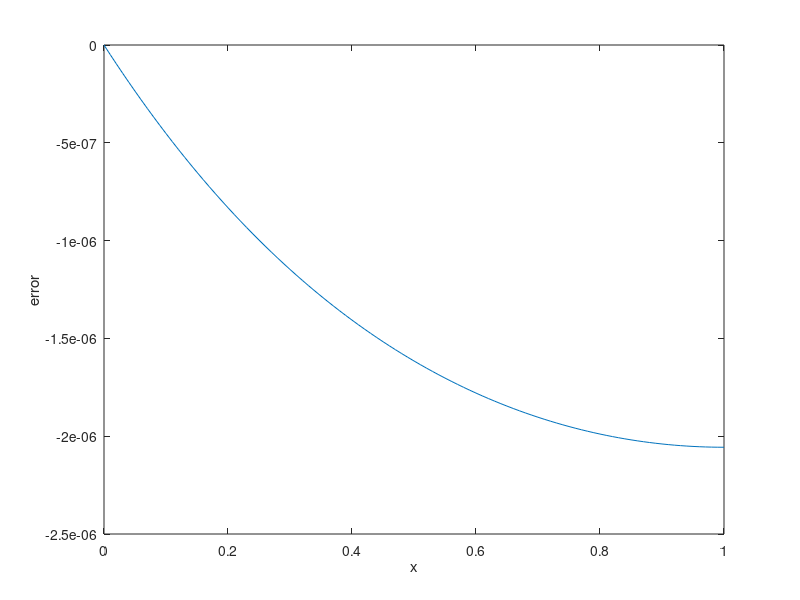

MATLAB code for this plot:
%% differential solution
x=0:0.01:1;
for i=1:1:numel(x)
    c= (exp(x) + exp(2-x))/(1+exp(2));
end
%% finite difference method
h=0.01;
a=zeros(numel(x)+1);
a(1,1)=1;
for i=2:1:numel(x)
    a(i,i)=-(2+h*h);
    a(i,i-1)=1;
    a(i,i+1)=1;
end
a(numel(x)+1,numel(x)+1)=1;
a(numel(x)+1,numel(x)-1)=-1;
for i=1:1:numel(x)+1
    b(i,1)=0;
end
b(1,1)=1;
cc=inv(a)*b;
c1=transpose(cc);
for i=1:1:numel(x)
    c2(1,i)=c1(1,i);
end
e=c-c2;
plot(x,e)
% hold on
% scatter(x,c2)
% legend('differential equation', 'finite difference method')
xlabel('x')
ylabel('error')
